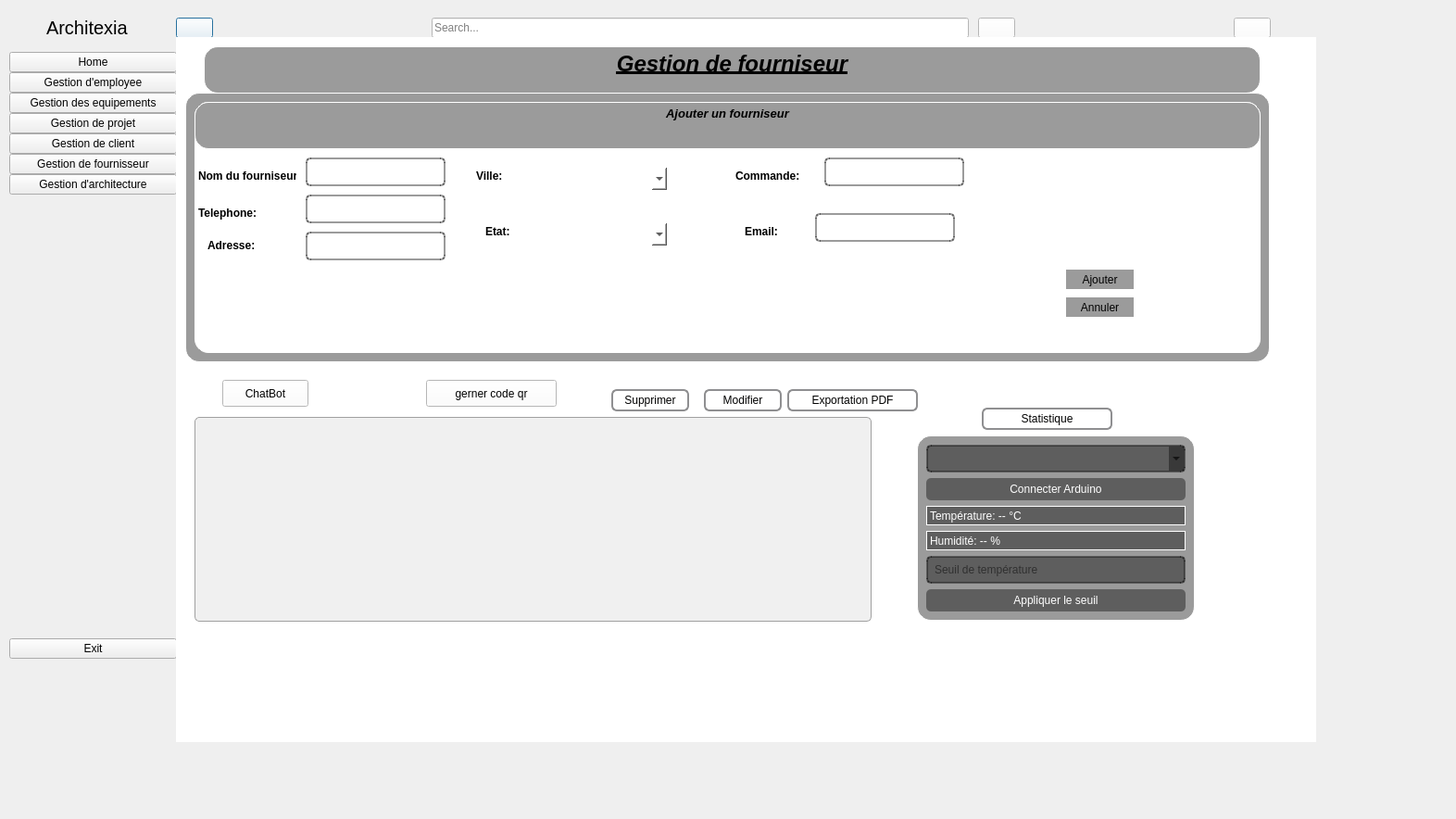
<?xml version="1.0" encoding="UTF-8"?>
<ui version="4.0">
 <class>MainProjet</class>
 <widget class="QDialog" name="MainProjet">
  <property name="geometry">
   <rect>
    <x>0</x>
    <y>0</y>
    <width>1572</width>
    <height>884</height>
   </rect>
  </property>
  <property name="windowTitle">
   <string>Dialog</string>
  </property>
  <widget class="QWidget" name="widget" native="true">
   <property name="geometry">
    <rect>
     <x>190</x>
     <y>10</y>
     <width>1191</width>
     <height>41</height>
    </rect>
   </property>
   <property name="minimumSize">
    <size>
     <width>0</width>
     <height>40</height>
    </size>
   </property>
   <property name="styleSheet">
    <string notr="true"/>
   </property>
   <layout class="QHBoxLayout" name="horizontalLayout_4">
    <property name="spacing">
     <number>0</number>
    </property>
    <property name="leftMargin">
     <number>0</number>
    </property>
    <property name="topMargin">
     <number>0</number>
    </property>
    <property name="rightMargin">
     <number>9</number>
    </property>
    <property name="bottomMargin">
     <number>0</number>
    </property>
    <item>
     <widget class="QPushButton" name="change_btn">
      <property name="styleSheet">
       <string notr="true">background-color: rgb(255, 255, 255);</string>
      </property>
      <property name="text">
       <string/>
      </property>
      <property name="icon">
       <iconset>
        <normaloff>../../Bureau/GProjett/icon/menu-4-32.ico</normaloff>../../Bureau/GProjett/icon/menu-4-32.ico</iconset>
      </property>
      <property name="iconSize">
       <size>
        <width>14</width>
        <height>14</height>
       </size>
      </property>
      <property name="checkable">
       <bool>true</bool>
      </property>
     </widget>
    </item>
    <item>
     <spacer name="horizontalSpacer">
      <property name="orientation">
       <enum>Qt::Orientation::Vertical</enum>
      </property>
      <property name="sizeHint" stdset="0">
       <size>
        <width>236</width>
        <height>20</height>
       </size>
      </property>
     </spacer>
    </item>
    <item>
     <layout class="QHBoxLayout" name="horizontalLayout">
      <property name="spacing">
       <number>10</number>
      </property>
      <item>
       <widget class="QLineEdit" name="searchBar">
        <property name="styleSheet">
         <string notr="true">background-color: rgb(255, 255, 255);</string>
        </property>
        <property name="placeholderText">
         <string>Search...</string>
        </property>
       </widget>
      </item>
      <item>
       <widget class="QPushButton" name="btnRechercher">
        <property name="styleSheet">
         <string notr="true">background-color: rgb(255, 255, 255);</string>
        </property>
        <property name="text">
         <string/>
        </property>
        <property name="icon">
         <iconset>
          <normaloff>../../Bureau/GProjett/icon/search-13-48.ico</normaloff>../../Bureau/GProjett/icon/search-13-48.ico</iconset>
        </property>
       </widget>
      </item>
     </layout>
    </item>
    <item>
     <spacer name="horizontalSpacer_2">
      <property name="orientation">
       <enum>Qt::Orientation::Vertical</enum>
      </property>
      <property name="sizeHint" stdset="0">
       <size>
        <width>236</width>
        <height>20</height>
       </size>
      </property>
     </spacer>
    </item>
    <item>
     <widget class="QPushButton" name="user_btn">
      <property name="styleSheet">
       <string notr="true">background-color: rgb(255, 255, 255);</string>
      </property>
      <property name="text">
       <string/>
      </property>
      <property name="icon">
       <iconset>
        <normaloff>../../Bureau/GProjett/icon/user-48.ico</normaloff>../../Bureau/GProjett/icon/user-48.ico</iconset>
      </property>
     </widget>
    </item>
   </layout>
  </widget>
  <widget class="QWidget" name="full_menu_widget" native="true">
   <property name="geometry">
    <rect>
     <x>10</x>
     <y>10</y>
     <width>181</width>
     <height>701</height>
    </rect>
   </property>
   <property name="styleSheet">
    <string notr="true"/>
   </property>
   <layout class="QVBoxLayout" name="verticalLayout_4">
    <item>
     <layout class="QHBoxLayout" name="horizontalLayout_2">
      <property name="spacing">
       <number>0</number>
      </property>
      <item>
       <widget class="QLabel" name="logo_label_2">
        <property name="minimumSize">
         <size>
          <width>40</width>
          <height>40</height>
         </size>
        </property>
        <property name="maximumSize">
         <size>
          <width>40</width>
          <height>40</height>
         </size>
        </property>
        <property name="text">
         <string/>
        </property>
        <property name="pixmap">
         <pixmap>:/icon/icon/Logo.png</pixmap>
        </property>
        <property name="scaledContents">
         <bool>true</bool>
        </property>
       </widget>
      </item>
      <item>
       <widget class="QLabel" name="logo_label_3">
        <property name="font">
         <font>
          <pointsize>15</pointsize>
         </font>
        </property>
        <property name="text">
         <string>Architexia</string>
        </property>
       </widget>
      </item>
     </layout>
    </item>
    <item>
     <layout class="QVBoxLayout" name="verticalLayout_2">
      <property name="spacing">
       <number>0</number>
      </property>
      <item>
       <widget class="QPushButton" name="home_btn_2">
        <property name="text">
         <string>Home</string>
        </property>
        <property name="icon">
         <iconset>
          <normaloff>../../Bureau/GProjett/icon/home-4-32.ico</normaloff>../../Bureau/GProjett/icon/home-4-32.ico</iconset>
        </property>
        <property name="iconSize">
         <size>
          <width>14</width>
          <height>14</height>
         </size>
        </property>
        <property name="checkable">
         <bool>true</bool>
        </property>
        <property name="autoExclusive">
         <bool>true</bool>
        </property>
       </widget>
      </item>
      <item>
       <widget class="QPushButton" name="dashborad_btn_2">
        <property name="text">
         <string>Gestion d'employee</string>
        </property>
        <property name="icon">
         <iconset>
          <normaloff>../../Bureau/GProjett/icon/group-32.ico</normaloff>../../Bureau/GProjett/icon/group-32.ico</iconset>
        </property>
        <property name="iconSize">
         <size>
          <width>14</width>
          <height>14</height>
         </size>
        </property>
        <property name="checkable">
         <bool>true</bool>
        </property>
        <property name="autoExclusive">
         <bool>true</bool>
        </property>
       </widget>
      </item>
      <item>
       <widget class="QPushButton" name="orders_btn_2">
        <property name="text">
         <string>Gestion des equipements</string>
        </property>
        <property name="icon">
         <iconset>
          <normaloff>../../Bureau/GProjett/icon/group-32.ico</normaloff>../../Bureau/GProjett/icon/group-32.ico</iconset>
        </property>
        <property name="iconSize">
         <size>
          <width>14</width>
          <height>14</height>
         </size>
        </property>
        <property name="checkable">
         <bool>true</bool>
        </property>
        <property name="autoExclusive">
         <bool>true</bool>
        </property>
       </widget>
      </item>
      <item>
       <widget class="QPushButton" name="products_btn_2">
        <property name="text">
         <string>Gestion de projet</string>
        </property>
        <property name="icon">
         <iconset>
          <normaloff>../../Bureau/GProjett/icon/group-32.ico</normaloff>../../Bureau/GProjett/icon/group-32.ico</iconset>
        </property>
        <property name="iconSize">
         <size>
          <width>14</width>
          <height>14</height>
         </size>
        </property>
        <property name="checkable">
         <bool>true</bool>
        </property>
        <property name="autoExclusive">
         <bool>true</bool>
        </property>
       </widget>
      </item>
      <item>
       <widget class="QPushButton" name="customers_btn_2">
        <property name="text">
         <string>Gestion de client</string>
        </property>
        <property name="icon">
         <iconset>
          <normaloff>../../Bureau/GProjett/icon/group-32.ico</normaloff>../../Bureau/GProjett/icon/group-32.ico</iconset>
        </property>
        <property name="iconSize">
         <size>
          <width>14</width>
          <height>14</height>
         </size>
        </property>
        <property name="checkable">
         <bool>true</bool>
        </property>
        <property name="autoExclusive">
         <bool>true</bool>
        </property>
       </widget>
      </item>
      <item>
       <widget class="QPushButton" name="customers_btn_3">
        <property name="text">
         <string>Gestion de fournisseur</string>
        </property>
        <property name="icon">
         <iconset>
          <normaloff>../../Bureau/GProjett/icon/group-32.ico</normaloff>../../Bureau/GProjett/icon/group-32.ico</iconset>
        </property>
        <property name="iconSize">
         <size>
          <width>14</width>
          <height>14</height>
         </size>
        </property>
        <property name="checkable">
         <bool>true</bool>
        </property>
        <property name="autoExclusive">
         <bool>true</bool>
        </property>
       </widget>
      </item>
      <item>
       <widget class="QPushButton" name="home_btn_3">
        <property name="text">
         <string>Gestion d'architecture</string>
        </property>
        <property name="icon">
         <iconset>
          <normaloff>../../Bureau/GProjett/icon/group-32.ico</normaloff>../../Bureau/GProjett/icon/group-32.ico</iconset>
        </property>
        <property name="iconSize">
         <size>
          <width>14</width>
          <height>14</height>
         </size>
        </property>
        <property name="checkable">
         <bool>true</bool>
        </property>
        <property name="autoExclusive">
         <bool>true</bool>
        </property>
       </widget>
      </item>
     </layout>
    </item>
    <item>
     <spacer name="verticalSpacer_2">
      <property name="orientation">
       <enum>Qt::Orientation::Vertical</enum>
      </property>
      <property name="sizeHint" stdset="0">
       <size>
        <width>20</width>
        <height>373</height>
       </size>
      </property>
     </spacer>
    </item>
    <item>
     <widget class="QPushButton" name="exit_btn_2">
      <property name="text">
       <string>Exit</string>
      </property>
      <property name="icon">
       <iconset theme="QIcon::ThemeIcon::ApplicationExit"/>
      </property>
      <property name="iconSize">
       <size>
        <width>14</width>
        <height>14</height>
       </size>
      </property>
     </widget>
    </item>
   </layout>
  </widget>
  <widget class="QStackedWidget" name="stackedWidget">
   <property name="geometry">
    <rect>
     <x>190</x>
     <y>40</y>
     <width>1231</width>
     <height>761</height>
    </rect>
   </property>
   <property name="styleSheet">
    <string notr="true">background-color: rgb(255, 255, 255);</string>
   </property>
   <property name="currentIndex">
    <number>0</number>
   </property>
   <widget class="QWidget" name="page">
    <widget class="QTextBrowser" name="textBrowser">
     <property name="geometry">
      <rect>
       <x>30</x>
       <y>10</y>
       <width>1141</width>
       <height>51</height>
      </rect>
     </property>
     <property name="styleSheet">
      <string notr="true">background-color:rgba(0, 0, 0, 100);
border-radius:15px;
 border: 1px solid #ffffff; </string>
     </property>
     <property name="html">
      <string>&lt;!DOCTYPE HTML PUBLIC &quot;-//W3C//DTD HTML 4.0//EN&quot; &quot;http://www.w3.org/TR/REC-html40/strict.dtd&quot;&gt;
&lt;html&gt;&lt;head&gt;&lt;meta name=&quot;qrichtext&quot; content=&quot;1&quot; /&gt;&lt;meta charset=&quot;utf-8&quot; /&gt;&lt;style type=&quot;text/css&quot;&gt;
p, li { white-space: pre-wrap; }
hr { height: 1px; border-width: 0; }
li.unchecked::marker { content: &quot;\2610&quot;; }
li.checked::marker { content: &quot;\2612&quot;; }
&lt;/style&gt;&lt;/head&gt;&lt;body style=&quot; font-family:'Segoe UI'; font-size:9pt; font-weight:400; font-style:normal;&quot;&gt;
&lt;p align=&quot;center&quot; style=&quot; margin-top:0px; margin-bottom:0px; margin-left:0px; margin-right:0px; -qt-block-indent:0; text-indent:0px;&quot;&gt;&lt;span style=&quot; font-family:'MS Shell Dlg 2'; font-size:18pt; font-weight:600; font-style:italic; text-decoration: underline;&quot;&gt;Gestion de fourniseur&lt;/span&gt;&lt;/p&gt;&lt;/body&gt;&lt;/html&gt;</string>
     </property>
    </widget>
    <widget class="QWidget" name="widget_6" native="true">
     <property name="geometry">
      <rect>
       <x>10</x>
       <y>60</y>
       <width>1171</width>
       <height>291</height>
      </rect>
     </property>
     <property name="styleSheet">
      <string notr="true">background-color:rgba(0, 0, 0, 100);
border-radius:15px;
 border: 1px solid #ffffff; </string>
     </property>
     <widget class="QFrame" name="frame">
      <property name="geometry">
       <rect>
        <x>10</x>
        <y>10</y>
        <width>1151</width>
        <height>271</height>
       </rect>
      </property>
      <property name="styleSheet">
       <string notr="true">background-color:rgb(255, 255, 255);
border-radius:15px;
 border: 1px solid #ffffff; </string>
      </property>
      <property name="frameShape">
       <enum>QFrame::Shape::NoFrame</enum>
      </property>
      <widget class="QLabel" name="label">
       <property name="geometry">
        <rect>
         <x>0</x>
         <y>70</y>
         <width>111</width>
         <height>21</height>
        </rect>
       </property>
       <property name="font">
        <font>
         <bold>true</bold>
        </font>
       </property>
       <property name="styleSheet">
        <string notr="true">QLabel{
rgb(0, 0, 0)
}</string>
       </property>
       <property name="text">
        <string>&lt;html&gt;&lt;head/&gt;&lt;body&gt;&lt;p&gt;&lt;span style=&quot; color:#000000;&quot;&gt;Nom du fourniseur :&lt;/span&gt;&lt;/p&gt;&lt;/body&gt;&lt;/html&gt;</string>
       </property>
      </widget>
      <widget class="QLabel" name="label_2">
       <property name="geometry">
        <rect>
         <x>10</x>
         <y>140</y>
         <width>81</width>
         <height>31</height>
        </rect>
       </property>
       <property name="text">
        <string>&lt;html&gt;&lt;head/&gt;&lt;body&gt;&lt;p&gt;&lt;span style=&quot; font-weight:700; color:#000000;&quot;&gt;Adresse:&lt;/span&gt;&lt;/p&gt;&lt;/body&gt;&lt;/html&gt;</string>
       </property>
      </widget>
      <widget class="QLabel" name="label_5">
       <property name="geometry">
        <rect>
         <x>0</x>
         <y>110</y>
         <width>81</width>
         <height>21</height>
        </rect>
       </property>
       <property name="text">
        <string>&lt;html&gt;&lt;head/&gt;&lt;body&gt;&lt;p&gt;&lt;span style=&quot; font-weight:700; color:#000000;&quot;&gt;Telephone:&lt;/span&gt;&lt;/p&gt;&lt;/body&gt;&lt;/html&gt;</string>
       </property>
      </widget>
      <widget class="QLabel" name="label_3">
       <property name="geometry">
        <rect>
         <x>300</x>
         <y>70</y>
         <width>49</width>
         <height>21</height>
        </rect>
       </property>
       <property name="text">
        <string>&lt;html&gt;&lt;head/&gt;&lt;body&gt;&lt;p&gt;&lt;span style=&quot; font-weight:700; color:#000000;&quot;&gt;Ville:&lt;/span&gt;&lt;/p&gt;&lt;/body&gt;&lt;/html&gt;</string>
       </property>
      </widget>
      <widget class="QLabel" name="label_4">
       <property name="geometry">
        <rect>
         <x>310</x>
         <y>130</y>
         <width>49</width>
         <height>21</height>
        </rect>
       </property>
       <property name="text">
        <string>&lt;html&gt;&lt;head/&gt;&lt;body&gt;&lt;p&gt;&lt;span style=&quot; font-weight:700; color:#000000;&quot;&gt;Etat:&lt;/span&gt;&lt;/p&gt;&lt;/body&gt;&lt;/html&gt;</string>
       </property>
      </widget>
      <widget class="QPushButton" name="pushButton_9">
       <property name="geometry">
        <rect>
         <x>940</x>
         <y>210</y>
         <width>75</width>
         <height>23</height>
        </rect>
       </property>
       <property name="styleSheet">
        <string notr="true">background-color:rgba(0, 0, 0, 100);
border-radius:15px;
 border: 1px solid #ffffff; </string>
       </property>
       <property name="text">
        <string>Annuler</string>
       </property>
      </widget>
      <widget class="QPushButton" name="btnAjouterFournisseur">
       <property name="geometry">
        <rect>
         <x>940</x>
         <y>180</y>
         <width>75</width>
         <height>23</height>
        </rect>
       </property>
       <property name="styleSheet">
        <string notr="true">background-color:rgba(0, 0, 0, 100);
</string>
       </property>
       <property name="text">
        <string>Ajouter</string>
       </property>
      </widget>
      <widget class="QTextBrowser" name="textBrowser_4">
       <property name="geometry">
        <rect>
         <x>0</x>
         <y>0</y>
         <width>1151</width>
         <height>51</height>
        </rect>
       </property>
       <property name="styleSheet">
        <string notr="true">background-color:rgba(0, 0, 0, 100);
border-radius:15px;
 border: 1px solid #ffffff; </string>
       </property>
       <property name="html">
        <string>&lt;!DOCTYPE HTML PUBLIC &quot;-//W3C//DTD HTML 4.0//EN&quot; &quot;http://www.w3.org/TR/REC-html40/strict.dtd&quot;&gt;
&lt;html&gt;&lt;head&gt;&lt;meta name=&quot;qrichtext&quot; content=&quot;1&quot; /&gt;&lt;meta charset=&quot;utf-8&quot; /&gt;&lt;style type=&quot;text/css&quot;&gt;
p, li { white-space: pre-wrap; }
hr { height: 1px; border-width: 0; }
li.unchecked::marker { content: &quot;\2610&quot;; }
li.checked::marker { content: &quot;\2612&quot;; }
&lt;/style&gt;&lt;/head&gt;&lt;body style=&quot; font-family:'Segoe UI'; font-size:9pt; font-weight:400; font-style:normal;&quot;&gt;
&lt;p align=&quot;center&quot; style=&quot; margin-top:0px; margin-bottom:0px; margin-left:0px; margin-right:0px; -qt-block-indent:0; text-indent:0px;&quot;&gt;&lt;span style=&quot; font-size:10pt; font-weight:700; font-style:italic;&quot;&gt;Ajouter un fourniseur&lt;/span&gt;&lt;/p&gt;&lt;/body&gt;&lt;/html&gt;</string>
       </property>
      </widget>
      <widget class="QLineEdit" name="lineEdit_client">
       <property name="geometry">
        <rect>
         <x>80</x>
         <y>230</y>
         <width>151</width>
         <height>22</height>
        </rect>
       </property>
      </widget>
      <widget class="QLabel" name="label_37">
       <property name="geometry">
        <rect>
         <x>580</x>
         <y>70</y>
         <width>91</width>
         <height>21</height>
        </rect>
       </property>
       <property name="text">
        <string>&lt;html&gt;&lt;head/&gt;&lt;body&gt;&lt;p&gt;&lt;span style=&quot; font-weight:700; color:#000000;&quot;&gt;Commande:&lt;/span&gt;&lt;/p&gt;&lt;/body&gt;&lt;/html&gt;</string>
       </property>
      </widget>
      <widget class="QLineEdit" name="lineEdit_nomFournisseur">
       <property name="geometry">
        <rect>
         <x>120</x>
         <y>60</y>
         <width>151</width>
         <height>31</height>
        </rect>
       </property>
       <property name="styleSheet">
        <string notr="true">QLineEdit{
	 border: 2px solid rgba(0, 0, 0, 100);  /* Bordure bleue */
    border-radius: 5px;  /* Coins arrondis */
}</string>
       </property>
      </widget>
      <widget class="QLineEdit" name="lineEdit_budget">
       <property name="geometry">
        <rect>
         <x>80</x>
         <y>160</y>
         <width>131</width>
         <height>22</height>
        </rect>
       </property>
      </widget>
      <widget class="QLineEdit" name="lineEdit_telephoneFournisseur">
       <property name="geometry">
        <rect>
         <x>120</x>
         <y>100</y>
         <width>151</width>
         <height>31</height>
        </rect>
       </property>
       <property name="styleSheet">
        <string notr="true">QLineEdit{
	 border: 2px solid rgba(0, 0, 0, 100);  /* Bordure bleue */
    border-radius: 5px;  /* Coins arrondis */
}</string>
       </property>
      </widget>
      <widget class="QLineEdit" name="lineEdit_adresseFournisseur">
       <property name="geometry">
        <rect>
         <x>120</x>
         <y>140</y>
         <width>151</width>
         <height>31</height>
        </rect>
       </property>
       <property name="styleSheet">
        <string notr="true">QLineEdit{
	 border: 2px solid rgba(0, 0, 0, 100);  /* Bordure bleue */
    border-radius: 5px;  /* Coins arrondis */
}</string>
       </property>
      </widget>
      <widget class="QLineEdit" name="lineEdit_commandeFournisseur">
       <property name="geometry">
        <rect>
         <x>680</x>
         <y>60</y>
         <width>151</width>
         <height>31</height>
        </rect>
       </property>
       <property name="styleSheet">
        <string notr="true">QLineEdit{
	 border: 2px solid rgba(0, 0, 0, 100);  /* Bordure bleue */
    border-radius: 5px;  /* Coins arrondis */
}</string>
       </property>
      </widget>
      <widget class="QLabel" name="label_38">
       <property name="geometry">
        <rect>
         <x>590</x>
         <y>130</y>
         <width>61</width>
         <height>21</height>
        </rect>
       </property>
       <property name="text">
        <string>&lt;html&gt;&lt;head/&gt;&lt;body&gt;&lt;p&gt;&lt;span style=&quot; font-weight:700; color:#000000;&quot;&gt;Email:&lt;/span&gt;&lt;/p&gt;&lt;/body&gt;&lt;/html&gt;</string>
       </property>
      </widget>
      <widget class="QLineEdit" name="lineEdit_emailFournisseur">
       <property name="geometry">
        <rect>
         <x>670</x>
         <y>120</y>
         <width>151</width>
         <height>31</height>
        </rect>
       </property>
       <property name="styleSheet">
        <string notr="true">QLineEdit{
	 border: 2px solid rgba(0, 0, 0, 100);  /* Bordure bleue */
    border-radius: 5px;  /* Coins arrondis */
}</string>
       </property>
      </widget>
      <widget class="QComboBox" name="comboBox_villeFournisseur">
       <property name="geometry">
        <rect>
         <x>360</x>
         <y>70</y>
         <width>151</width>
         <height>26</height>
        </rect>
       </property>
      </widget>
      <widget class="QComboBox" name="comboBox_etat">
       <property name="geometry">
        <rect>
         <x>360</x>
         <y>130</y>
         <width>151</width>
         <height>26</height>
        </rect>
       </property>
      </widget>
     </widget>
    </widget>
    <widget class="QTableView" name="tableViewFournisseurs">
     <property name="geometry">
      <rect>
       <x>20</x>
       <y>410</y>
       <width>731</width>
       <height>221</height>
      </rect>
     </property>
     <property name="styleSheet">
      <string notr="true">QTableView {
    background-color: #f0f0f0;  /* Couleur de fond de la table */
    alternate-background-color: #e0e0e0;  /* Couleur de fond des lignes alternées */
    gridline-color: #c0c0c0;  /* Couleur des lignes de la grille */
    border: 1px solid #a0a0a0;  /* Bordure de la table */
    border-radius: 5px;  /* Coins arrondis */
    font-family: &quot;Arial&quot;;  /* Police de caractères */
    font-size: 12px;  /* Taille de la police */
}

QTableView::item {
    padding: 5px;  /* Espacement interne des cellules */
    color: #333333;  /* Couleur du texte */
    background-color: #ffffff;  /* Couleur de fond des cellules */
}

QTableView::item:selected {
    background-color:rgba(0, 0, 0, 100);  /* Couleur de fond des cellules sélectionnées */
    color: #ffffff;  /* Couleur du texte des cellules sélectionnées */
}

QHeaderView::section {
    background-color:rgba(0, 0, 0, 100);  /* Couleur de fond des en-têtes de colonnes */
    color: #ffffff;  /* Couleur du texte des en-têtes de colonnes */
    padding: 5px;  /* Espacement interne des en-têtes */
    border: 1px solid #005bb5;  /* Bordure des en-têtes */
    font-weight: bold;  /* Texte en gras */
}

QHeaderView::section:checked {
   background-color:rgba(0, 0, 0, 100);  /* Couleur de fond des en-têtes sélectionnés */
}

QTableView QTableCornerButton::section {
   background-color:rgba(0, 0, 0, 100);  /* Couleur de fond du coin de la table */
    border: 1px solid #005bb5;  /* Bordure du coin de la table */
}</string>
     </property>
    </widget>
    <widget class="QPushButton" name="btnModifierFournisseur">
     <property name="geometry">
      <rect>
       <x>570</x>
       <y>380</y>
       <width>84</width>
       <height>24</height>
      </rect>
     </property>
     <property name="styleSheet">
      <string notr="true">QPushButton {
    border: 2px solid #8f8f91;
    border-radius: 6px;
    background-color: qlineargradient(x1: 0, y1: 0, x2: 0, y2: 1,
                                      stop: 0 #f6f7fa, stop: 1 #dadbde);
    min-width: 80px;
}

QPushButton:pressed {
    background-color: qlineargradient(x1: 0, y1: 0, x2: 0, y2: 1,
                                      stop: 0 #dadbde, stop: 1 #f6f7fa);
}

QPushButton:flat {
    border: none; /* no border for a flat push button */
}

QPushButton:default {
    border-color: navy; /* make the default button prominent */
}</string>
     </property>
     <property name="text">
      <string>Modifier</string>
     </property>
    </widget>
    <widget class="QPushButton" name="btnSupprimerFournisseur">
     <property name="geometry">
      <rect>
       <x>470</x>
       <y>380</y>
       <width>84</width>
       <height>24</height>
      </rect>
     </property>
     <property name="styleSheet">
      <string notr="true">QPushButton {
    border: 2px solid #8f8f91;
    border-radius: 6px;
    background-color: qlineargradient(x1: 0, y1: 0, x2: 0, y2: 1,
                                      stop: 0 #f6f7fa, stop: 1 #dadbde);
    min-width: 80px;
}

QPushButton:pressed {
    background-color: qlineargradient(x1: 0, y1: 0, x2: 0, y2: 1,
                                      stop: 0 #dadbde, stop: 1 #f6f7fa);
}

QPushButton:flat {
    border: none; /* no border for a flat push button */
}

QPushButton:default {
    border-color: navy; /* make the default button prominent */
}</string>
     </property>
     <property name="text">
      <string>Supprimer</string>
     </property>
    </widget>
    <widget class="QPushButton" name="btnExporterPDF">
     <property name="geometry">
      <rect>
       <x>660</x>
       <y>380</y>
       <width>141</width>
       <height>24</height>
      </rect>
     </property>
     <property name="styleSheet">
      <string notr="true">QPushButton {
    border: 2px solid #8f8f91;
    border-radius: 6px;
    background-color: qlineargradient(x1: 0, y1: 0, x2: 0, y2: 1,
                                      stop: 0 #f6f7fa, stop: 1 #dadbde);
    min-width: 80px;
}

QPushButton:pressed {
    background-color: qlineargradient(x1: 0, y1: 0, x2: 0, y2: 1,
                                      stop: 0 #dadbde, stop: 1 #f6f7fa);
}

QPushButton:flat {
    border: none; /* no border for a flat push button */
}

QPushButton:default {
    border-color: navy; /* make the default button prominent */
}</string>
     </property>
     <property name="text">
      <string>Exportation PDF</string>
     </property>
    </widget>
    <widget class="QPushButton" name="btnStatistiques">
     <property name="geometry">
      <rect>
       <x>870</x>
       <y>400</y>
       <width>141</width>
       <height>24</height>
      </rect>
     </property>
     <property name="styleSheet">
      <string notr="true">QPushButton {
    border: 2px solid #8f8f91;
    border-radius: 6px;
    background-color: qlineargradient(x1: 0, y1: 0, x2: 0, y2: 1,
                                      stop: 0 #f6f7fa, stop: 1 #dadbde);
    min-width: 80px;
}

QPushButton:pressed {
    background-color: qlineargradient(x1: 0, y1: 0, x2: 0, y2: 1,
                                      stop: 0 #dadbde, stop: 1 #f6f7fa);
}

QPushButton:flat {
    border: none; /* no border for a flat push button */
}

QPushButton:default {
    border-color: navy; /* make the default button prominent */
}</string>
     </property>
     <property name="text">
      <string>Statistique</string>
     </property>
    </widget>
    <widget class="QPushButton" name="btnAfficherQR">
     <property name="geometry">
      <rect>
       <x>270</x>
       <y>370</y>
       <width>141</width>
       <height>29</height>
      </rect>
     </property>
     <property name="text">
      <string>gerner code qr</string>
     </property>
    </widget>
    <widget class="QPushButton" name="btnChatbot">
     <property name="geometry">
      <rect>
       <x>50</x>
       <y>370</y>
       <width>93</width>
       <height>29</height>
      </rect>
     </property>
     <property name="text">
      <string>ChatBot</string>
     </property>
    </widget>
    <widget class="QFrame" name="arduinoFrame">
     <property name="geometry">
      <rect>
       <x>800</x>
       <y>430</y>
       <width>300</width>
       <height>200</height>
      </rect>
     </property>
     <property name="styleSheet">
      <string notr="true">background-color:rgba(0, 0, 0, 100);
border-radius:15px;
border: 1px solid #ffffff;</string>
     </property>
     <property name="frameShape">
      <enum>QFrame::Shape::NoFrame</enum>
     </property>
     <layout class="QVBoxLayout" name="verticalLayout_arduino">
      <item>
       <widget class="QComboBox" name="portComboBox">
        <property name="styleSheet">
         <string notr="true">QComboBox {
    border: 2px solid rgba(0, 0, 0, 100);
    border-radius: 5px;
    padding: 5px;
}</string>
        </property>
       </widget>
      </item>
      <item>
       <widget class="QPushButton" name="connectButton">
        <property name="styleSheet">
         <string notr="true">QPushButton {
    background-color: rgba(0, 0, 0, 100);
    color: white;
    border: none;
    border-radius: 5px;
    padding: 5px;
}</string>
        </property>
        <property name="text">
         <string>Connecter Arduino</string>
        </property>
       </widget>
      </item>
      <item>
       <widget class="QLabel" name="temperatureLabel">
        <property name="styleSheet">
         <string notr="true">color: white;</string>
        </property>
        <property name="text">
         <string>Température: -- °C</string>
        </property>
       </widget>
      </item>
      <item>
       <widget class="QLabel" name="humidityLabel">
        <property name="styleSheet">
         <string notr="true">color: white;</string>
        </property>
        <property name="text">
         <string>Humidité: -- %</string>
        </property>
       </widget>
      </item>
      <item>
       <widget class="QLineEdit" name="thresholdLineEdit">
        <property name="styleSheet">
         <string notr="true">QLineEdit {
    border: 2px solid rgba(0, 0, 0, 100);
    border-radius: 5px;
    padding: 5px;
}</string>
        </property>
        <property name="placeholderText">
         <string>Seuil de température</string>
        </property>
       </widget>
      </item>
      <item>
       <widget class="QPushButton" name="setThresholdButton">
        <property name="styleSheet">
         <string notr="true">QPushButton {
    background-color: rgba(0, 0, 0, 100);
    color: white;
    border: none;
    border-radius: 5px;
    padding: 5px;
}</string>
        </property>
        <property name="text">
         <string>Appliquer le seuil</string>
        </property>
       </widget>
      </item>
     </layout>
    </widget>
   </widget>
   <widget class="QWidget" name="page_2">
    <widget class="QFrame" name="frame_3">
     <property name="geometry">
      <rect>
       <x>30</x>
       <y>40</y>
       <width>711</width>
       <height>111</height>
      </rect>
     </property>
     <property name="styleSheet">
      <string notr="true">background-color:rgba(0, 0, 0, 100);
border-radius:15px;
 border: 1px solid #ffffff; </string>
     </property>
     <property name="frameShape">
      <enum>QFrame::Shape::NoFrame</enum>
     </property>
     <layout class="QHBoxLayout" name="horizontalLayout_5">
      <item>
       <widget class="QFrame" name="card1">
        <property name="styleSheet">
         <string notr="true">background-color: rgb(255, 255, 255);</string>
        </property>
        <property name="frameShape">
         <enum>QFrame::Shape::NoFrame</enum>
        </property>
        <layout class="QVBoxLayout" name="verticalLayout_5">
         <item>
          <widget class="QLabel" name="label_9">
           <property name="font">
            <font>
             <pointsize>14</pointsize>
             <underline>true</underline>
            </font>
           </property>
           <property name="text">
            <string>Nombre de projet:</string>
           </property>
          </widget>
         </item>
         <item>
          <widget class="QLabel" name="label_6">
           <property name="font">
            <font>
             <pointsize>12</pointsize>
            </font>
           </property>
           <property name="text">
            <string>200</string>
           </property>
          </widget>
         </item>
        </layout>
       </widget>
      </item>
      <item>
       <widget class="QFrame" name="card2">
        <property name="styleSheet">
         <string notr="true">background-color: rgb(255, 255, 255);</string>
        </property>
        <property name="frameShape">
         <enum>QFrame::Shape::NoFrame</enum>
        </property>
        <layout class="QVBoxLayout" name="verticalLayout_6">
         <item>
          <widget class="QLabel" name="label_7">
           <property name="font">
            <font>
             <pointsize>14</pointsize>
             <underline>true</underline>
            </font>
           </property>
           <property name="acceptDrops">
            <bool>false</bool>
           </property>
           <property name="text">
            <string>Nombre d'employee</string>
           </property>
          </widget>
         </item>
         <item>
          <widget class="QLabel" name="label_10">
           <property name="font">
            <font>
             <pointsize>12</pointsize>
            </font>
           </property>
           <property name="text">
            <string>200</string>
           </property>
          </widget>
         </item>
        </layout>
       </widget>
      </item>
      <item>
       <widget class="QFrame" name="card3">
        <property name="styleSheet">
         <string notr="true">background-color: rgb(255, 255, 255);</string>
        </property>
        <property name="frameShape">
         <enum>QFrame::Shape::NoFrame</enum>
        </property>
        <layout class="QVBoxLayout" name="verticalLayout_7">
         <item>
          <widget class="QLabel" name="label_8">
           <property name="font">
            <font>
             <pointsize>14</pointsize>
             <underline>true</underline>
            </font>
           </property>
           <property name="text">
            <string>Nombre de Fournisseur</string>
           </property>
          </widget>
         </item>
         <item>
          <widget class="QLabel" name="label_11">
           <property name="font">
            <font>
             <pointsize>12</pointsize>
            </font>
           </property>
           <property name="text">
            <string>200</string>
           </property>
          </widget>
         </item>
        </layout>
       </widget>
      </item>
     </layout>
    </widget>
    <widget class="QFrame" name="frame_4">
     <property name="geometry">
      <rect>
       <x>10</x>
       <y>160</y>
       <width>741</width>
       <height>371</height>
      </rect>
     </property>
     <property name="sizePolicy">
      <sizepolicy hsizetype="Preferred" vsizetype="Expanding">
       <horstretch>0</horstretch>
       <verstretch>0</verstretch>
      </sizepolicy>
     </property>
     <property name="styleSheet">
      <string notr="true">background-color:rgba(0, 0, 0, 100);
border-radius:15px;
 border: 1px solid #ffffff; </string>
     </property>
     <property name="frameShape">
      <enum>QFrame::Shape::NoFrame</enum>
     </property>
     <layout class="QHBoxLayout" name="horizontalLayout_3">
      <item>
       <widget class="QWidget" name="widget_2" native="true">
        <property name="styleSheet">
         <string notr="true">background-color: rgb(255, 255, 255);</string>
        </property>
        <layout class="QVBoxLayout" name="verticalLayout">
         <item>
          <widget class="QFrame" name="frame_5">
           <property name="styleSheet">
            <string notr="true"/>
           </property>
           <property name="frameShape">
            <enum>QFrame::Shape::NoFrame</enum>
           </property>
           <layout class="QHBoxLayout" name="horizontalLayout_6">
            <item>
             <widget class="QLabel" name="label_12">
              <property name="font">
               <font>
                <pointsize>20</pointsize>
                <bold>true</bold>
               </font>
              </property>
              <property name="text">
               <string>Listes</string>
              </property>
             </widget>
            </item>
            <item>
             <widget class="QLabel" name="label_13">
              <property name="text">
               <string>voir plus</string>
              </property>
             </widget>
            </item>
           </layout>
          </widget>
         </item>
         <item>
          <widget class="QFrame" name="frame_6">
           <property name="sizePolicy">
            <sizepolicy hsizetype="Preferred" vsizetype="Expanding">
             <horstretch>0</horstretch>
             <verstretch>0</verstretch>
            </sizepolicy>
           </property>
           <property name="styleSheet">
            <string notr="true"/>
           </property>
           <property name="frameShape">
            <enum>QFrame::Shape::NoFrame</enum>
           </property>
           <layout class="QGridLayout" name="gridLayout">
            <item row="3" column="0">
             <widget class="QLabel" name="label_20">
              <property name="text">
               <string>TextLabel</string>
              </property>
             </widget>
            </item>
            <item row="4" column="0">
             <widget class="QLabel" name="label_23">
              <property name="text">
               <string>TextLabel</string>
              </property>
             </widget>
            </item>
            <item row="6" column="1">
             <spacer name="verticalSpacer_3">
              <property name="orientation">
               <enum>Qt::Orientation::Vertical</enum>
              </property>
              <property name="sizeHint" stdset="0">
               <size>
                <width>20</width>
                <height>373</height>
               </size>
              </property>
             </spacer>
            </item>
            <item row="2" column="0">
             <widget class="QLabel" name="label_17">
              <property name="text">
               <string>TextLabel</string>
              </property>
             </widget>
            </item>
            <item row="5" column="1">
             <widget class="QLabel" name="label_27">
              <property name="text">
               <string>TextLabel</string>
              </property>
             </widget>
            </item>
            <item row="2" column="2">
             <widget class="QLabel" name="label_19">
              <property name="text">
               <string>TextLabel</string>
              </property>
             </widget>
            </item>
            <item row="3" column="2">
             <widget class="QLabel" name="label_22">
              <property name="text">
               <string>TextLabel</string>
              </property>
             </widget>
            </item>
            <item row="5" column="0">
             <widget class="QLabel" name="label_26">
              <property name="text">
               <string>TextLabel</string>
              </property>
             </widget>
            </item>
            <item row="5" column="2">
             <widget class="QLabel" name="label_28">
              <property name="text">
               <string>TextLabel</string>
              </property>
             </widget>
            </item>
            <item row="4" column="2">
             <widget class="QLabel" name="label_25">
              <property name="text">
               <string>TextLabel</string>
              </property>
             </widget>
            </item>
            <item row="0" column="1">
             <widget class="QLabel" name="label_15">
              <property name="font">
               <font>
                <pointsize>13</pointsize>
                <bold>true</bold>
               </font>
              </property>
              <property name="text">
               <string>Nom de Client</string>
              </property>
             </widget>
            </item>
            <item row="2" column="1">
             <widget class="QLabel" name="label_18">
              <property name="text">
               <string>TextLabel</string>
              </property>
             </widget>
            </item>
            <item row="4" column="1">
             <widget class="QLabel" name="label_24">
              <property name="text">
               <string>TextLabel</string>
              </property>
             </widget>
            </item>
            <item row="0" column="0">
             <widget class="QLabel" name="label_14">
              <property name="font">
               <font>
                <pointsize>13</pointsize>
                <bold>true</bold>
               </font>
              </property>
              <property name="text">
               <string>Projet</string>
              </property>
             </widget>
            </item>
            <item row="0" column="2">
             <widget class="QLabel" name="label_16">
              <property name="font">
               <font>
                <pointsize>13</pointsize>
                <bold>true</bold>
               </font>
              </property>
              <property name="text">
               <string>Fournissuer</string>
              </property>
             </widget>
            </item>
            <item row="3" column="1">
             <widget class="QLabel" name="label_21">
              <property name="text">
               <string>TextLabel</string>
              </property>
             </widget>
            </item>
           </layout>
          </widget>
         </item>
        </layout>
       </widget>
      </item>
      <item>
       <widget class="QWidget" name="widget_3" native="true">
        <property name="styleSheet">
         <string notr="true">background-color: rgb(255, 255, 255);</string>
        </property>
        <layout class="QVBoxLayout" name="verticalLayout_3">
         <item>
          <widget class="QFrame" name="frame_7">
           <property name="styleSheet">
            <string notr="true"/>
           </property>
           <property name="frameShape">
            <enum>QFrame::Shape::NoFrame</enum>
           </property>
           <layout class="QHBoxLayout" name="horizontalLayout_7">
            <item>
             <widget class="QLabel" name="label_29">
              <property name="font">
               <font>
                <pointsize>20</pointsize>
                <bold>true</bold>
               </font>
              </property>
              <property name="text">
               <string>Notre equipe</string>
              </property>
             </widget>
            </item>
            <item>
             <widget class="QPushButton" name="pushButton">
              <property name="text">
               <string>Voir plus</string>
              </property>
             </widget>
            </item>
           </layout>
          </widget>
         </item>
         <item>
          <widget class="QLabel" name="label_31">
           <property name="text">
            <string>Firas</string>
           </property>
          </widget>
         </item>
         <item>
          <widget class="QLabel" name="label_30">
           <property name="text">
            <string>Wsssem</string>
           </property>
          </widget>
         </item>
         <item>
          <widget class="QLabel" name="label_32">
           <property name="text">
            <string>Hadyder</string>
           </property>
          </widget>
         </item>
         <item>
          <widget class="QLabel" name="label_33">
           <property name="text">
            <string>TextLabel</string>
           </property>
          </widget>
         </item>
         <item>
          <widget class="QLabel" name="label_34">
           <property name="text">
            <string>TextLabel</string>
           </property>
          </widget>
         </item>
         <item>
          <widget class="QLabel" name="label_35">
           <property name="text">
            <string>TextLabel</string>
           </property>
          </widget>
         </item>
         <item>
          <widget class="QLabel" name="label_36">
           <property name="text">
            <string>TextLabel</string>
           </property>
          </widget>
         </item>
         <item>
          <spacer name="verticalSpacer_4">
           <property name="orientation">
            <enum>Qt::Orientation::Vertical</enum>
           </property>
           <property name="sizeHint" stdset="0">
            <size>
             <width>20</width>
             <height>373</height>
            </size>
           </property>
          </spacer>
         </item>
        </layout>
       </widget>
      </item>
     </layout>
    </widget>
    <widget class="QTextBrowser" name="textBrowser_3">
     <property name="geometry">
      <rect>
       <x>120</x>
       <y>0</y>
       <width>511</width>
       <height>41</height>
      </rect>
     </property>
     <property name="styleSheet">
      <string notr="true">background-color:rgba(0, 0, 0, 100);
border-radius:15px;
 border: 1px solid #ffffff; </string>
     </property>
     <property name="html">
      <string>&lt;!DOCTYPE HTML PUBLIC &quot;-//W3C//DTD HTML 4.0//EN&quot; &quot;http://www.w3.org/TR/REC-html40/strict.dtd&quot;&gt;
&lt;html&gt;&lt;head&gt;&lt;meta name=&quot;qrichtext&quot; content=&quot;1&quot; /&gt;&lt;meta charset=&quot;utf-8&quot; /&gt;&lt;style type=&quot;text/css&quot;&gt;
p, li { white-space: pre-wrap; }
hr { height: 1px; border-width: 0; }
li.unchecked::marker { content: &quot;\2610&quot;; }
li.checked::marker { content: &quot;\2612&quot;; }
&lt;/style&gt;&lt;/head&gt;&lt;body style=&quot; font-family:'Segoe UI'; font-size:9pt; font-weight:400; font-style:normal;&quot;&gt;
&lt;p align=&quot;center&quot; style=&quot; margin-top:0px; margin-bottom:0px; margin-left:0px; margin-right:0px; -qt-block-indent:0; text-indent:0px;&quot;&gt;&lt;span style=&quot; font-size:14pt; font-weight:696; font-style:italic;&quot;&gt;Home&lt;/span&gt;&lt;/p&gt;&lt;/body&gt;&lt;/html&gt;</string>
     </property>
    </widget>
   </widget>
  </widget>
 </widget>
 <resources/>
 <connections/>
</ui>
